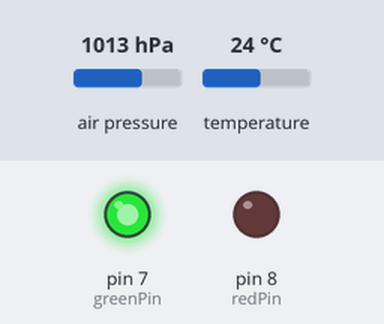
A sketch run on a simulated Arduino Uno, built with avr-gcc and run on an emulated ATmega328P. Parts: output pins drawn as LEDs (lit = HIGH). The inputs (shaded band) are chosen by the test bench; at power-on: air pressure 1013 hPa, temperature 24 °C. Storage starts empty; what the sketch prints to the serial monitor is not drawn.

Above: at 1.2 s.
1.3 s: air pressure set to 952 hPa
4.6 s: air pressure set to 1000 hPa
Timing chart, 0 to 7.6 s (numbered marks = the images above; inputs shaded):
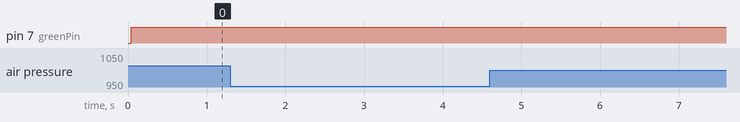

Measured:
- after the input at 1.3 s, every drawn part: stays the same
- after the input at 4.6 s, every drawn part: stays the same

The sketch:

BMP_Data_Logger.ino
```cpp
#include <SD.h> //Load SD card library
#include <SPI.h> //Load SPI Library


#include "Wire.h"    // imports the wire library for talking over I2C
#include "Adafruit_BMP085.h"  // import the Pressure Sensor Library We are using Version one of Adafruit API for this sensor

Adafruit_BMP085 Sensor;  // create sensor object called mySensor

// Ok everyone so this is the base that we will have for our data output to sd card coding.
float tempC;  // Variable for holding temp in C
float pressure; //Variable for holding pressure reading
float altitude; //Variable Fo altitude
float sealevelpressure;
float al;

const int greenPin = 7; //this is here for us to activate our pin warning system.
const int redPin = 8;

int chipSelect = 4; //chipSelect pin for the SD card Reader
File SensorData; //Data object you will write your sesnor data to

void setup(){
  pinMode(redPin, OUTPUT);
  pinMode(greenPin, OUTPUT);
  Serial.begin(9600); //turn on serial monitor
  Sensor.begin();   //initialize pressure sensor mySensor
  if (!SD.begin(4)) {
    Serial.println("Card failed, or not present");
    // don't do anything more:
    return;

  }
   Serial.println("card initialized.");
   PrintHeader();


}

void PrintHeader() // this function prints header to SD card
{
   File dataFile = SD.open("home.txt", FILE_WRITE);
   if (dataFile)
   {
      String header = "Temperature (C), Pressure (Pa), Real Altitude (m), Altitude (m), Sea Level Pressure (m)";
      dataFile.println(header);
      dataFile.close();
      Serial.println("Header Printed");
   }
   else
   {
     Serial.println("ERROR: Datafile or SD card unavailable");
   }
}

void loop() {

  if (!Sensor.begin())
  {
        digitalWrite(redPin, HIGH); // turns on red warning LED
        digitalWrite(greenPin, LOW); // turns off green LED
	Serial.println("DANGER! DANGER! Check wiring, Check code, Check well... I don't know just look busy");
  }
    else
  {
  (Sensor.begin());
  SensorData = SD.open("Ein_Data.txt", FILE_WRITE);

  if (!SensorData)
  {

        digitalWrite(redPin, HIGH); // turns on red warning LED
        digitalWrite(greenPin, LOW); // turns off green LED
	Serial.println("Check SD Card, Then Press Reset");
        delay(2000);
  }

  else
  {
  (SensorData);
  digitalWrite(greenPin, HIGH); // turns on the green pin
  digitalWrite(redPin, LOW); // turns off red warning LED
  tempC = Sensor.readTemperature(); //Read Temperature from BMP180
  pressure = Sensor.readPressure(); //Read Pressure
  altitude = Sensor.readAltitude(101820); //Altitude
  al = Sensor.readAltitude();
  sealevelpressure = Sensor.readSealevelPressure();
  Serial.print("The Temp is: "); //Print Your results
  Serial.print(tempC);
  Serial.println(" degrees C");
  Serial.print("The Pressure is: ");
  Serial.print(pressure);
  Serial.println(" Pa.");
  Serial.print("The Real Altitude is: ");
  Serial.print(altitude);
  Serial.println(" meters");
  Serial.print("The Altitude is: ");
  Serial.print(al);
  Serial.println("Meters");
  Serial.print("The Sea Level Pressure is: ");
  Serial.print(sealevelpressure);
  Serial.println(" meters (calculated)");
  Serial.println("");

delay(500); //for the test I have it at a 500 ms delay for our actual launch I believe a higher delay would be more ideal, and save battery power.


SensorData.print(tempC);                             //write temperature data to card
SensorData.print(",");                               //write a commma
SensorData.print(pressure);
SensorData.print(",");
SensorData.print(altitude);                        //write pressure and end the line (println)
SensorData.print(",");
SensorData.println(sealevelpressure);
SensorData.close();                                  //close the file
}
}

}
```
